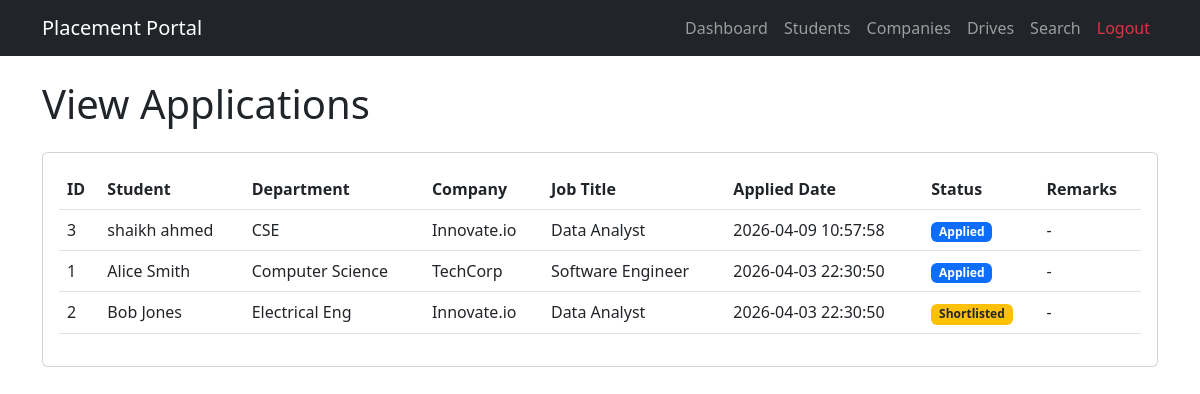
The page /admin/applications (signed in) on the database its author committed.
### tables this page shows
CREATE TABLE applications (
            id          INTEGER PRIMARY KEY AUTOINCREMENT,
            student_id  INTEGER NOT NULL,
            drive_id    INTEGER NOT NULL,
            applied_at  TEXT    DEFAULT CURRENT_TIMESTAMP,
            status      TEXT    NOT NULL DEFAULT 'Applied'
                        CHECK(status IN ('Applied','Shortlisted','Selected','Rejected')),
            remarks     TEXT,
            FOREIGN KEY (student_id) REFERENCES students(id) ON DELETE CASCADE,
            FOREIGN KEY (drive_id)   REFERENCES placement_drives(id) ON DELETE CASCADE,
            UNIQUE(student_id, drive_id)
        );

CREATE TABLE students (
            id          INTEGER PRIMARY KEY AUTOINCREMENT,
            user_id     INTEGER UNIQUE NOT NULL,
            full_name   TEXT    NOT NULL,
            email       TEXT    UNIQUE NOT NULL,
            phone       TEXT,
            department  TEXT,
            cgpa        REAL    DEFAULT 0.0,
            resume_path TEXT,
            created_at  TEXT    DEFAULT CURRENT_TIMESTAMP,
            FOREIGN KEY (user_id) REFERENCES users(id) ON DELETE CASCADE
        );

CREATE TABLE companies (
            id              INTEGER PRIMARY KEY AUTOINCREMENT,
            user_id         INTEGER UNIQUE NOT NULL,
            company_name    TEXT    NOT NULL,
            hr_contact      TEXT,
            website         TEXT,
            description     TEXT,
            approval_status TEXT    NOT NULL DEFAULT 'Pending'
                            CHECK(approval_status IN ('Pending','Approved','Rejected')),
            is_blacklisted  INTEGER NOT NULL DEFAULT 0,
            created_at      TEXT    DEFAULT CURRENT_TIMESTAMP,
            FOREIGN KEY (user_id) REFERENCES users(id) ON DELETE CASCADE
        );

CREATE TABLE placement_drives (
            id                   INTEGER PRIMARY KEY AUTOINCREMENT,
            company_id           INTEGER NOT NULL,
            job_title            TEXT    NOT NULL,
            job_description      TEXT,
            eligibility_criteria TEXT,
            application_deadline TEXT    NOT NULL,
            salary               TEXT,
            location             TEXT,
            status               TEXT    NOT NULL DEFAULT 'Pending'
                                 CHECK(status IN ('Pending','Approved','Rejected','Closed')),
            created_at           TEXT    DEFAULT CURRENT_TIMESTAMP,
            FOREIGN KEY (company_id) REFERENCES companies(id) ON DELETE CASCADE
        );

### admin.py (the view)
@admin_bp.route('/applications')
@admin_required
def applications():
    conn = get_db()
    applications = conn.execute(
        """SELECT a.*, s.full_name AS student_name, s.department,
                  pd.job_title, c.company_name
           FROM applications a
           JOIN students s ON a.student_id = s.id
           JOIN placement_drives pd ON a.drive_id = pd.id
           JOIN companies c ON pd.company_id = c.id
           ORDER BY a.applied_at DESC"""
    ).fetchall()
    conn.close()
    return render_template('admin/applications.html', applications=applications)

### admin.py (called while the page is built)
def admin_required(f):
    @wraps(f)
    def decorated_function(*args, **kwargs):
        if not current_user.is_authenticated or current_user.role != 'admin':
            flash('Access denied. Admin privileges required.', 'error')
            return redirect(url_for('auth.login'))
        return f(*args, **kwargs)
    return decorated_function

### helpers.py (called while the page is built)
def get_db():
    conn = sqlite3.connect(DATABASE)
    conn.row_factory = sqlite3.Row   # access columns by name: row['full_name']
    conn.execute("PRAGMA foreign_keys = ON")
    return conn

def load_user(user_id):
    from models import get_user_by_id
    return get_user_by_id(user_id)

### models.py (called while the page is built)
def get_user_by_id(user_id):
    conn = sqlite3.connect(DATABASE)
    conn.row_factory = sqlite3.Row
    cursor = conn.cursor()
    user = cursor.execute(
        "SELECT * FROM users WHERE id = ?",
        (user_id,)
    ).fetchone()
    conn.close()
    if user:
        return User(user['id'], user['username'], user['role'], user['is_active'])
    return None

    @property
    def is_active(self):
        return self._active == 1

### templates/admin/applications.html (shortened to what this page needs)
{% extends "base.html" %}
{% block content %}
<h1 class="mb-4">View Applications</h1>
<div class="card">
    <div class="card-body">
        <div class="table-responsive">
            <table class="table table-hover">
                <thead>
                    <tr>
                        <th>ID</th>
                        <th>Student</th>
                        <th>Department</th>
                        <th>Company</th>
                        <th>Job Title</th>
                        <th>Applied Date</th>
                        <th>Status</th>
                        <th>Remarks</th>
                    </tr>
                </thead>
                <tbody>
                    {% for app in applications %}
                    <tr>
                        <td>{{ app.id }}</td>
                        <td>{{ app.student_name }}</td>
                        <td>{{ app.department }}</td>
                        <td>{{ app.company_name }}</td>
                        <td>{{ app.job_title }}</td>
                        <td>{{ app.applied_at }}</td>
                        <td>
                            {% if app.status == 'Applied' %}
                                <span class="badge bg-primary">Applied</span>
                            {% elif app.status == 'Shortlisted' %}
                                <span class="badge bg-warning text-dark">Shortlisted</span>
                            {% elif app.status == 'Selected' %}
                                <span class="badge bg-success">Selected</span>
                            {% elif app.status == 'Rejected' %}
                                <span class="badge bg-danger">Rejected</span>
                            {% endif %}
                        </td>
                        <td>{{ app.remarks or '-' }}</td>
                    </tr>
                    {% endfor %}
                </tbody>
            </table>
        </div>
    </div>
</div>
{% endblock %}

### rows shown on the page
applications: id "3", student_name "shaikh ahmed", department "CSE", company_name "Innovate.io", job_title "Data Analyst", applied_at "2026-04-09 10:57:58", status "Applied", remarks "-"
applications: id "1", student_name "Alice Smith", department "Computer Science", company_name "TechCorp", job_title "Software Engineer", applied_at "2026-04-03 22:30:50", status "Applied", remarks "-"
applications: id "2", student_name "Bob Jones", department "Electrical Eng", company_name "Innovate.io", job_title "Data Analyst", applied_at "2026-04-03 22:30:50", status "Shortlisted", remarks "-"
